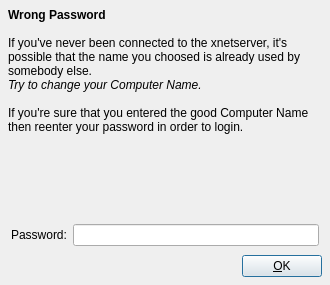
<ui version="4.0" >
 <author></author>
 <comment></comment>
 <exportmacro></exportmacro>
 <class>RzxWrongPassUI</class>
 <widget class="QDialog" name="RzxWrongPassUI" >
  <property name="geometry" >
   <rect>
    <x>0</x>
    <y>0</y>
    <width>330</width>
    <height>285</height>
   </rect>
  </property>
  <property name="windowTitle" >
   <string>Enter you Password</string>
  </property>
  <layout class="QGridLayout" >
   <property name="margin" >
    <number>8</number>
   </property>
   <property name="spacing" >
    <number>6</number>
   </property>
   <item row="0" column="0" colspan="2" >
    <widget class="QLabel" name="lblInfo" >
     <property name="text" >
      <string>&lt;b>Wrong Password&lt;/b>&lt;br>&lt;br>
If you've never been connected to the xnetserver, it's possible that the name you choosed is already used by somebody else. &lt;br>&lt;i>Try to change your Computer Name.&lt;/i>&lt;br>&lt;br>
If you're sure that you entered the good Computer Name then reenter your password in order to login.</string>
     </property>
     <property name="wordWrap" >
      <bool>true</bool>
     </property>
    </widget>
   </item>
   <item row="1" column="0" >
    <spacer>
     <property name="orientation" >
      <enum>Qt::Vertical</enum>
     </property>
     <property name="sizeType" >
      <enum>QSizePolicy::Expanding</enum>
     </property>
     <property name="sizeHint" >
      <size>
       <width>187</width>
       <height>31</height>
      </size>
     </property>
    </spacer>
   </item>
   <item row="3" column="1" >
    <widget class="QPushButton" name="btnOK" >
     <property name="text" >
      <string>&amp;OK</string>
     </property>
     <property name="shortcut" >
      <string>⌥O, Return</string>
     </property>
     <property name="autoDefault" >
      <bool>false</bool>
     </property>
     <property name="default" >
      <bool>true</bool>
     </property>
    </widget>
   </item>
   <item row="3" column="0" >
    <spacer>
     <property name="orientation" >
      <enum>Qt::Horizontal</enum>
     </property>
     <property name="sizeType" >
      <enum>QSizePolicy::Expanding</enum>
     </property>
     <property name="sizeHint" >
      <size>
       <width>195</width>
       <height>16</height>
      </size>
     </property>
    </spacer>
   </item>
   <item row="2" column="0" colspan="2" >
    <layout class="QHBoxLayout" >
     <property name="margin" >
      <number>3</number>
     </property>
     <property name="spacing" >
      <number>6</number>
     </property>
     <item>
      <widget class="QLabel" name="lblPassword" >
       <property name="text" >
        <string>Password:</string>
       </property>
       <property name="buddy" >
        <cstring>ledPassword</cstring>
       </property>
      </widget>
     </item>
     <item>
      <widget class="QLineEdit" name="ledPassword" >
       <property name="echoMode" >
        <enum>QLineEdit::Password</enum>
       </property>
      </widget>
     </item>
    </layout>
   </item>
  </layout>
 </widget>
 <layoutdefault spacing="6" margin="11" />
 <pixmapfunction>qPixmapFromMimeSource</pixmapfunction>
 <tabstops>
  <tabstop>ledPassword</tabstop>
  <tabstop>btnOK</tabstop>
 </tabstops>
 <resources/>
 <connections>
  <connection>
   <sender>btnOK</sender>
   <signal>clicked()</signal>
   <receiver>RzxWrongPassUI</receiver>
   <slot>accept()</slot>
   <hints>
    <hint type="sourcelabel" >
     <x>210</x>
     <y>258</y>
    </hint>
    <hint type="destinationlabel" >
     <x>315</x>
     <y>-2</y>
    </hint>
   </hints>
  </connection>
 </connections>
</ui>
